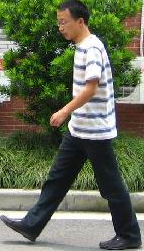
#> input picture pennfudan_images2/FudanPed00001_1.png, 144 x 251 px; its folder holds only this picture in this run
$ python experiment.py   (Python 2 division)
#> lines starting #> are read from the running program, lines starting #| are printed output that depends on the picture
import cv2
import numpy as np
import matplotlib.pyplot as plt
import os
import sys
import time
import multiprocessing
from multiprocessing import Queue
from sklearn import svm
import maxflow

def mask_from_image(image,imtype):
    if imtype == 'flowers':
        return np.logical_and(image[:,:,2]==128,image[:,:,1]==0)
    elif imtype == 'horses':
        return image[:,:,0]>128
    elif imtype == 'pennfudan':
        #return image[:,:,0]>0
        return np.logical_not(image[:,:,0]==150)
    elif imtype == 'cats':
        return image[:,:,0] == 1

def get_image_paths(imtype,randorder=False):
    i_m_fs = []

    if imtype == 'flowers':
        im_fs = os.listdir("../flower_images")
        m_fs = ['../flower_segments/' + f[:-4] + ".png"\
                            for f in im_fs]
        im_fs = ['../flower_images/' + f for f in im_fs]
        i_m_fs = [t for t in zip(im_fs,m_fs) if os.path.isfile(t[1])]

    elif imtype == 'horses':
        im_fs = os.listdir("../horse_images")
        m_fs = ['../horse_segments/' + f[:-4] + ".jpg"\
                            for f in im_fs]
        im_fs = ['../horse_images/' + f for f in im_fs]
        i_m_fs = [t for t in zip(im_fs,m_fs) if os.path.isfile(t[1])]

    elif imtype == 'pennfudan':
        im_fs = os.listdir("pennfudan_images2")
        m_fs = ['pennfudan_segments2/' + f for f in im_fs]
        im_fs = ['pennfudan_images2/' + f for f in im_fs]

        i_m_fs = [t for t in zip(im_fs,m_fs) if os.path.isfile(t[1])]

    elif imtype == 'cats':
        im_fs = [f for f in os.listdir("../pet-images") if "other" not in f and "py" not in f]
        m_fs = ['../pet-trimaps/' + f[:-4] + ".png" for f in im_fs]
        im_fs = ['../pet-images/' + f for f in im_fs]

        i_m_fs = [t for t in zip(im_fs,m_fs) if os.path.isfile(t[1])]

    #ensures same behavior on windows/nix
    i_m_fs = sorted(i_m_fs,key= lambda t:t[0])
    if randorder:
        np.random.shuffle(i_m_fs)

    return [t[0] for t in i_m_fs], [t[1] for t in i_m_fs]

#1. rimages,masks,labeled = load_images('flowers',100)
def load_images(imtype,n,impaths,maskpaths):

#> called with imtype = 'pennfudan', n = 169
    rimages = []
    masks = []
    labeled = []
    newsize = None

    if imtype == 'flowers' or imtype == 'horses' or imtype == 'cats':
        newsize = (256,256)

    elif imtype == 'pedestrians':
        newsize = (128,256)

    elif imtype == 'pennfudan':
        newsize = (100,270)

    for im_f,m_f in zip(impaths,maskpaths)[:n]:
        im = cv2.imread(im_f)
#> im is the input picture: shape (251, 144, 3); mean B, G, R 82.6, 105.9, 98.4
        rimages.append(cv2.resize(im,newsize))

        m = cv2.imread(m_f)
        m = cv2.resize(m,newsize)
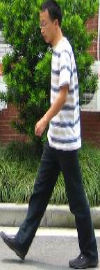
#> m: shape (270, 100, 3); mean B, G, R 82.4, 105.7, 98.3
        mask = mask_from_image(m,imtype)
#> in mask_from_image, `return np.logical_not(image[:,:,0]==150)`:
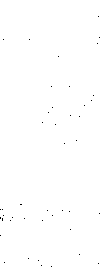
#> returned value: shape (270, 100) bool; 99.8% white; black in thin lines or dots
        masks.append(mask)

        if imtype == 'flowers': #in flowers data set, not all pixels are labeled
            label = np.logical_and(m[:,:,0]==0,m[:,:,1]==0)
            label = np.logical_and(label,m[:,:,2]==0)
            label = np.logical_not(label)
            labeled.append(label)
        else:
            labeled.append(np.ones(mask.shape).astype('bool'))


    return rimages,masks,labeled

#take each channel in the image, and put it in a bin uniformly between 0 and qbins
def get_quantized_image(image,qbins,imtype):

    maxval = np.iinfo(image.dtype).max
    quantized = np.zeros((image.shape[0],image.shape[1]),dtype='uint32')
    for c in range(3):
        channel = qbins*(image[:,:,c]/float(maxval+1))
        channel = channel.astype('uint32')
        quantized[:,:] += channel * (qbins**c)
    return quantized

#2. qimages = get_quantized_images(rimages,qbins)
def get_quantized_images(rimages,qbins,imtype):
    qimages = [get_quantized_image(i,qbins,imtype) for i in rimages]
    return qimages

#as specified in paper:
#
# [43 lines left out: functions get_manfredi_hog_features, get_pedestrian_hog_features, not called in this run]

def get_pennfudan_hog_features(image):
    rows,cols,_ = image.shape

    winSize = (cols,rows)

    #(64-40)%24 ==0 yes
    #(128-48)%80

    #3+, so 90 or more
    blockSize = (60,100)
    blockStride = (40,85)
    cellSize = (20,50)
    bins = 9

    descriptor = cv2.HOGDescriptor(winSize,blockSize,blockStride,cellSize,bins)
    d= descriptor.compute(image).flatten()
    #print len(d)
    return d

def get_image_feature(rimage,imtype):
    if imtype == 'flowers' or imtype=='horses' or imtype == 'cats':
        return get_manfredi_hog_features(rimage)
    elif imtype == 'pedestrians':
        return get_pedestrian_hog_features(rimage)
    elif imtype == 'pennfudan':
        return get_pennfudan_hog_features(rimage)

def get_image_features(rimages, imtype):
    return [get_image_feature(i,imtype) for i in rimages]


def get_image_histogram(qimage,mask,bins,regularize=False):
    foremask = mask.astype('uint8')
    fore = (qimage+1)*foremask
    forehist = np.bincount(fore.flatten(),minlength=bins+1)[1:]

    backmask = 1-foremask
    back = (qimage+1)*backmask
    backhist = np.bincount(back.flatten(),minlength=bins+1)[1:]

    if regularize:
        forehist +=1
        backhist +=1

    return forehist,backhist

def get_global_histograms(qimages,masks,bins):
    fore_global = np.zeros(bins,'uint64')
    back_global = np.zeros(bins,'uint64')
    for qim,mask in zip(qimages,masks):
        fhist,bhist = get_image_histogram(qim,mask,bins)
        fore_global += fhist.astype('uint64')
        back_global += bhist.astype('uint64')

    #don't allow any bin to be zero
    fore_global +=1
    back_global +=1
    return fore_global,back_global


def get_minus_log_prob_pixels(qimage,hist):
    sumhist = hist.sum()
    probs = hist[qimage]/float(sumhist)
    return -np.log(probs)

#Calculate \sum_{p=1}^P L(x_{ip} | y_{ip},F,B)
def get_fidelity_to_histogram(qimage,mask,forehist,backhist):

    #for each pixel in rimage:
    #if foreground get loss to background
    #if background get loss to foreground
    #sumback = backhist.sum()
    #sumfore = forehist.sum()
    rows,cols = qimage.shape

    fidmap = np.zeros(qimage.shape)

    #backprobs = backhist[qimage]/float(sumback)
    #backfidelities = -np.log(backprobs)
    backfidelities = get_minus_log_prob_pixels(qimage,backhist)

    #foreprobs = forehist[qimage]/float(sumfore)
    #forefidelities = -np.log(foreprobs)
    forefidelities = get_minus_log_prob_pixels(qimage,forehist)

    fidmap[mask] = backfidelities[mask]
    backmask = np.logical_not(mask)
    fidmap[backmask] = forefidelities[backmask]

    fidelity = np.sum(fidmap)/(rows*cols)
    return fidelity,fidmap


def theta(feat1,feat2,sigma):
    dist = np.linalg.norm(np.array(feat1)-np.array(feat2))
    val =  np.exp(-dist/ (2*sigma*sigma))
    print "theta is ",val
    return val

def omega1(mask1,mask2):
    total_same =  np.sum(mask1.astype('uint8')==mask2.astype('uint8'))
    npixels = mask1.shape[0]*mask1.shape[1]
    return total_same/float(npixels)

def omega2(qim1,qim2,mask1,mask2,bins):
    #get the histograms of mask 2 applied to image 1
    forehist,backhist = get_image_histogram(qim1,mask2,bins,True)
    fidelity,_ = get_fidelity_to_histogram(qim1,mask1,forehist,backhist)
    return fidelity

def omega3(qim1,qim2,mask1,mask2,global_forehist,global_backhist):
    im1fidelity,_ = get_fidelity_to_histogram(qim1,mask1,global_forehist,global_backhist)
    im2fidelity,_ = get_fidelity_to_histogram(qim2,mask2,global_forehist,global_backhist)
    return im1fidelity*im2fidelity

def get_kernels(feat1,feat2,qim1,qim2,mask1,mask2,global_forehist,global_backhist,bins,sigma):
    thetaval = theta(feat1,feat2,sigma)
    o1val = omega1(mask1,mask2)
    o2val = omega2(qim1,qim2,mask1,mask2,bins)
    o3val = omega3(qim1,qim2,mask1,mask2,global_forehist,global_backhist)
    #print 'values be ',thetaval,o1val,o2val,o3val
    return thetaval,o1val,o2val,o3val

#calculate part of the gram matrix and save to disk
#done this way to allow for multiprocessing
def get_partial_kernels(n_images,rowstart,rowend,imfeatures,qimages,masks\
                    ,fore_global_hist,back_global_hist,totalbins,sigma):

        kernels = np.zeros((rowend-rowstart+1,n_images,4))
        for i in range(rowstart,rowend+1):
            sys.stdout.write( "Row {0} out of {1}\n".format(i,rowend))
            sys.stdout.flush()
            for j in range(n_images):
                feat1,feat2 = imfeatures[i],imfeatures[j]
                qim1,qim2 = qimages[i],qimages[j]
                mask1,mask2 = masks[i],masks[j]
                theta,omega1,omega2,omega3 = get_kernels(feat1,feat2,qim1,qim2,mask1,mask2,\
                            fore_global_hist,back_global_hist,totalbins,sigma)
                kernels[i-rowstart,j,0] = theta
                kernels[i-rowstart,j,1] = omega1
                kernels[i-rowstart,j,2] = omega2
                kernels[i-rowstart,j,3] = omega3
        np.save('subkernels{0}.npy'.format(rowstart),kernels)

def get_all_kernels(n_processes,n_images,imfeatures,qimages,masks\
                    ,fore_global_hist,back_global_hist,totalbins,sigma):

    jobs = []
    rowstarts = []
    chunk_size = int(n_images/n_processes)
    for rs in range(0,n_images,chunk_size):
        rowstarts.append(rs)
        rowend = min(rs+chunk_size-1,n_images-1)

        args = (n_images,rs,rowend,imfeatures,qimages,masks,\
                fore_global_hist,back_global_hist,totalbins,sigma)
        proc = multiprocessing.Process(target=get_partial_kernels, args=args)
        jobs.append(proc)
        proc.start()

    for proc in jobs:
        proc.join()
        #now join the resulting matrices
    part_grams = tuple(np.load('subkernels{0}.npy'.format(rs)) for rs in rowstarts)
    kernels = np.vstack(part_grams)

    np.save('kernels.npy',kernels)
    return kernels

#used for crossvalidating over simga
#theta relatively inexpensive to replace, but still takes a while
# [93 lines left out: functions replace_theta, get_graham_matrix, get_unary_potentials, not called in this run]

def pixelwise_norms(image):
    return np.sqrt(image[:,:,0]**2 + image[:,:,1]**2 + image[:,:,2]**2)

# [64 lines left out: functions avg_pixel_difference, get_argmax_image, measure_fg_accuracy, measure_bg_accuracy, not called in this run]

def measure_sa_accuracy(mask,realmask,labeled):
    same_in_label = np.logical_and(labeled, mask==realmask)
    return float(np.sum(same_in_label))/np.sum(labeled)

# [252 lines left out: functions measure_so_accuracy, get_test_accuracy, get_test_accuracy_worker, cross_validate, not called in this run]

#imtype is either 'flowers' or 'horses'
#n_procs is number of simulatneous processes to run on your machine
#ntrain is number of images to use for training, ditto for test and validation
#interactive=True if you want to see argmax test results, otherwise False
def run_experiment(imtype,n_procs,ntrain,ntest,nvalid,interactive,flip_images=False):

    seed = int(time.time())
    np.random.seed(seed)
    print "Seed is ", seed
    rand_order = True
    #cfc
    n_images = ntrain
    n_validimages = nvalid
    n_testimages = ntest

    #quantization bins per channel
    #TO start off, we will use this for all types
    qbins = 16
    totalbins = int(qbins**3)

    #Also seems to work well in general, but may ultimately cross validate
    sigma = .25

    if imtype=='flowers':
    #start with the Manfredi flowers parameters
        betas = (0.2,1.0,0.16)
        nu = .45
        lambda_coef = .24
        trial_beta1s = [.07,.15,.20,.27,.34]
        trial_beta3s = [.05,.10,.16,.21,.26]
        trial_lambdas = [.08,.16,.24,.32,.40]
        trial_nus = [.15,.30,.45,.60,.75]

    elif imtype=='horses':
        betas = (.28,1.0,0.05)
        nu = 0.24
        lambda_coef = 0.18

        #coefficients to cross validate over
        trial_beta1s = [.14,.21,.28,.35,.42]
        trial_beta3s = [.01,.02,.05,.08,.11]
        trial_lambdas = [.05,.12,.18,.25,.32,.5]
        trial_nus = [.07,.14,.2,.27,.34]

    elif imtype=='cats':
        betas = (.28,1.0,0.05)
        nu = 0.24
        lambda_coef = 0.18

        #coefficients to cross validate over
        trial_beta1s = [.21,.28,]
        trial_beta3s = [.05,.08,.11]
        trial_lambdas = [.18,.25]
        trial_nus = [.24,.40]

    elif imtype=='pennfudan':
        betas = (1.0,1.0,0.05)
        nu = 0.24
        lambda_coef = 1.00

        #coefficients to cross validate over
        trial_beta1s = [0.7,0.9,1.3,1.8]
        trial_beta3s = [.01,.05,.1,.2]
        trial_lambdas = [.5,.7,.9,1.5,1.8]
        trial_nus = [.25,.45]
        sigma = .5
        qbins = 20
        totalbins = int(qbins**3)

    print 'Loading images and test images'
    impaths,maskpaths = get_image_paths(imtype,rand_order)

    allimages,allmasks,all_labels = load_images(imtype,n_images+n_testimages+n_validimages,impaths,maskpaths)
#> allimages = 1 item; allmasks = 1 item; all_labels = 1 item

    #training images,masks
    rimages,masks = allimages[:n_images], allmasks[:n_images]

    #test images, masks, labels
    start_idx,end_idx = n_images,n_images+n_testimages
    testimages,testmasks,testlabels = allimages[start_idx:end_idx],allmasks[start_idx:end_idx],all_labels[start_idx:end_idx]
#> testimages = []; testmasks = []; testlabels = []

    #validation images, masks, labels
    start_idx,end_idx = n_images+n_testimages,n_images+n_testimages+n_validimages
    validimages,validmasks,validlabels = allimages[start_idx:end_idx],allmasks[start_idx:end_idx],all_labels[start_idx:end_idx]
#> validimages = []; validmasks = []; validlabels = []

    if flip_images:
        rimages += [np.fliplr(im) for im in rimages]
#> rimages = 2 items
        masks += [np.fliplr(im) for im in masks]
#> masks = 2 items
        n_images*=2

    print 'Quantizing images'
    qimages = get_quantized_images(rimages,qbins,imtype)
#> qimages = 2 items
    print 'Extracting image features'
    imfeatures = get_image_features(rimages,imtype)
#> imfeatures = 2 items
    print 'Getting global color histogram'
    fore_global_hist, back_global_hist = get_global_histograms(qimages,masks,totalbins)
#> the loop in get_global_histograms, `for qim,mask in zip(qimages,masks):` made 2 passes
#> pass 1, in get_image_histogram, `fore = (qimage+1)*foremask`:
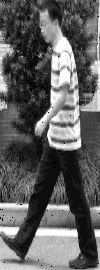
#> fore: shape (270, 100) uint32; min 0, max 8000, mean 3023.1; drawn with min black and max white
#> pass 1, in get_image_histogram, `back = (qimage+1)*backmask`:
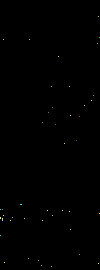
#> back: shape (270, 100) uint32; 15 distinct labels, from 0 to 7492; one colour per label, 0 black
#> pass 2, in get_image_histogram (call 2), `foremask = mask.astype('uint8')`:
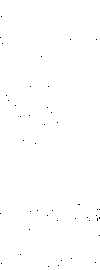
#> foremask: shape (270, 100); values 0 (black) and 1 (white), 99.8% white; black in thin lines or dots
#> after the loop in get_global_histograms, `for qim,mask in zip(qimages,masks):`: back_global = 8000 values, max 28 at index 5051, min 0 at index 0, mean 0.0118; fore_global = 8000 values, max 1552 at index 421, min 0 at index 2, mean 6.74
#> in get_global_histograms, `fore_global +=1`: fore_global = 8000 values, max 1553 at index 421, min 1 at index 2, mean 7.74
#> in get_global_histograms, `back_global +=1`: back_global = 8000 values, max 29 at index 5051, min 1 at index 0, mean 1.01
#> fore_global_hist has the same summary as fore_global in get_global_histograms; back_global_hist has the same summary as back_global in get_global_histograms

    print 'Getting kernels'
    kernels = get_all_kernels(n_procs,n_images,imfeatures,qimages,masks\
                    ,fore_global_hist,back_global_hist,totalbins,sigma)
#> after the loop in get_all_kernels, `for rs in range(0,n_images,chunk_size):`: jobs = 1 item; rowstarts = [0]


    print 'Cross validating'
    #cross validate to find the best values of beta 1, beta 3, and lambda
    betas,lambda_coef,support_vecs,alpha,nu = cross_validate(n_procs,validimages,validmasks,validlabels,rimages,qimages,\
                                    imfeatures,masks,fore_global_hist,back_global_hist,\
                                    qbins,totalbins,sigma,lambda_coef,nu,kernels,imtype,betas,\
                                    trial_beta1s,trial_beta3s,trial_lambdas,trial_nus)

    print "After cross validating, choice of betas are",betas
    print "After cross validating, choice of lambda is",lambda_coef
    print "After cross validating, choice of nu is",nu

    log_dir = imtype+ "_testlog_" + str(seed)
    os.mkdir(log_dir)

    log_f = open(os.path.join(log_dir,'results.txt'),'w')
    log_f.write("Betas chosen were {0}\n".format(str(betas)))
    log_f.write("lambda chosen was {0}\n".format(str(lambda_coef)))
    log_f.write("nu chosen was {0}\n".format(str(nu)))
    np.save(os.path.join(log_dir,"svecs.npy"),support_vecs)
    np.save(os.path.join(log_dir,"alpha.npy"),alpha)
    np.save(os.path.join(log_dir,"kernels.npy"),kernels)
    log_f.close()

    print 'Getting test accuracy'
    a_acc,o_acc,fg_acc,bg_acc = get_test_accuracy(testimages,testmasks,testlabels,rimages,qimages,imfeatures,masks,\
                        fore_global_hist,back_global_hist,qbins,totalbins,\
                        sigma,lambda_coef,imtype,betas,alpha,support_vecs,interactive,log_dir)

    log_f = open(os.path.join(log_dir,'results.txt'),'a')
    log_f.write("s_o accuracy average is {0}\n".format(o_acc))
    log_f.write("s_a accuracy average is {0}\n".format(a_acc))
    log_f.write("fg accuracy average is {0}\n".format(fg_acc))
    log_f.write("bg accuracy median is {0}\n".format(bg_acc))
    log_f.close()

if __name__ == '__main__':
    #imtype, number of processors,# training images, #test images, #valid images, interactive mode, flip images
    #run_experiment('horses',4,10,10,10,False)
    #run_experiment('pedestrians',4,125,50,50,True)
    #run_experiment('cats',4,200,50,50,True)
#> (the run stopped early here; a loop or call above may not have finished)

$ run again, on pennfudan_images2/FudanPed00007_1.png
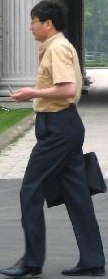
#> input picture pennfudan_images2/FudanPed00007_1.png, 108 x 279 px
#> in load_images, im is the input picture: shape (279, 108, 3); mean B, G, R 107.5, 110.3, 111.2
#> in mask_from_image, `return np.logical_not(image[:,:,0]==150)`:
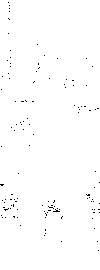
#> returned value: shape (270, 100) bool; 99.3% white; black in thin lines or dots
#> allimages = 1 item
#> testimages = []
#> rimages = 2 items
#> the loop in get_global_histograms, `for qim,mask in zip(qimages,masks):` made 2 passes
#> pass 2, in get_image_histogram (call 2), `foremask = mask.astype('uint8')`:
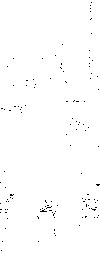
#> foremask: shape (270, 100); values 0 (black) and 1 (white), 99.3% white; black in thin lines or dots
#> after the loop in get_global_histograms, `for qim,mask in zip(qimages,masks):`: back_global = 8000 values, max 236 at index 4631, min 0 at index 0, mean 0.0442; fore_global = 8000 values, max 4498 at index 843, min 0 at index 0, mean 6.71
#> in get_global_histograms, `fore_global +=1`: fore_global = 8000 values, max 4499 at index 843, min 1 at index 0, mean 7.71
#> in get_global_histograms, `back_global +=1`: back_global = 8000 values, max 237 at index 4631, min 1 at index 0, mean 1.04
#> fore_global_hist has the same summary as fore_global in get_global_histograms; back_global_hist has the same summary as back_global in get_global_histograms
#> after the loop in get_all_kernels, `for rs in range(0,n_images,chunk_size):`: jobs = 1 item; rowstarts = [0]
